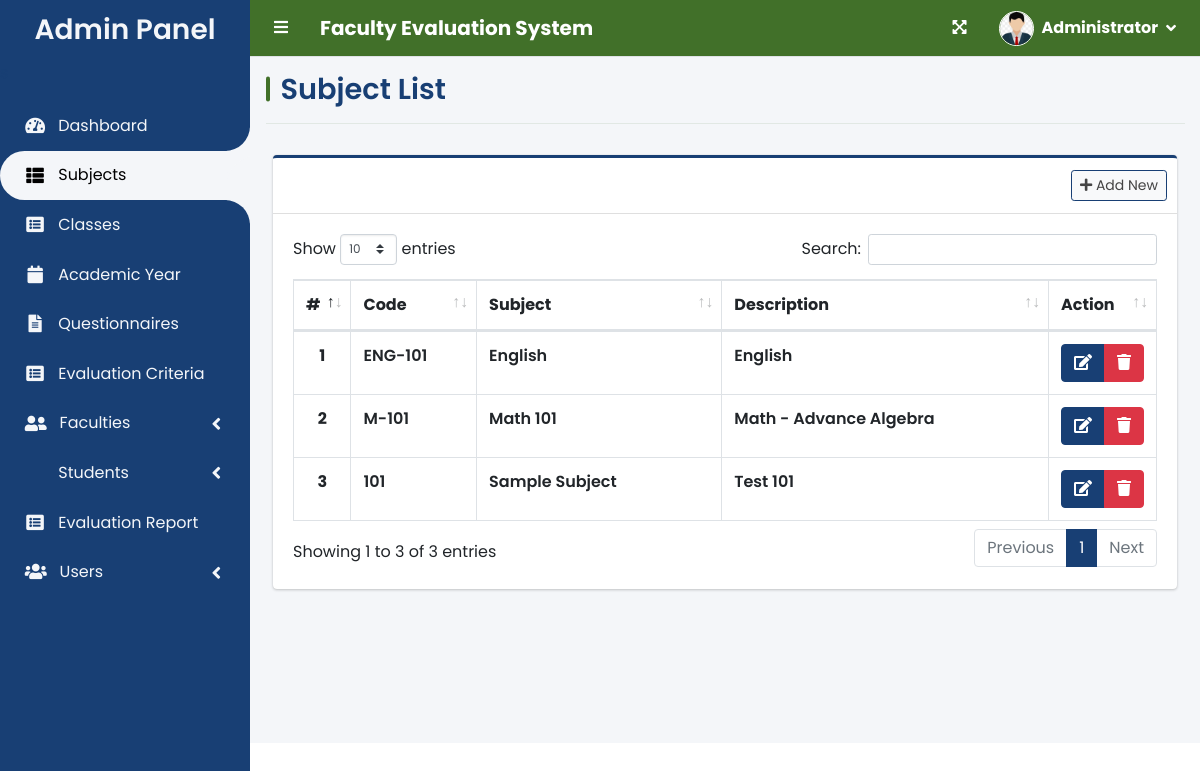
Before: /index.php?page=subject_list (signed in) with the older database file.
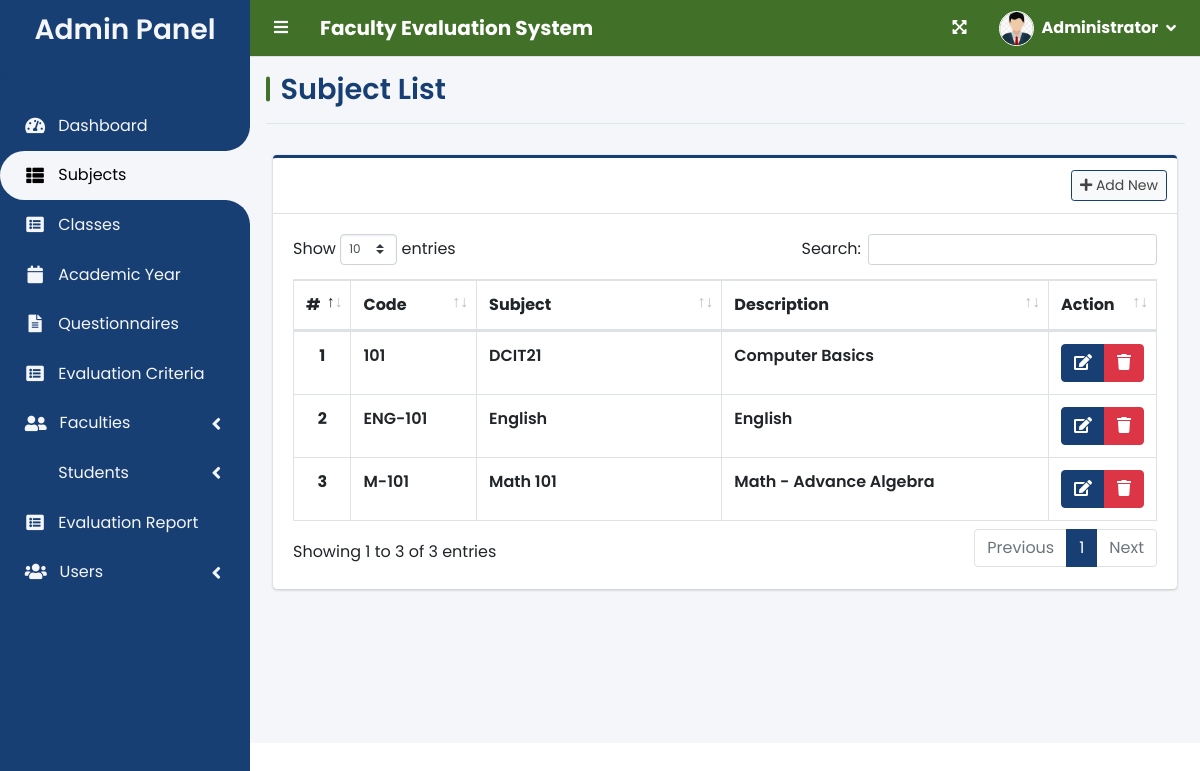
After: the same page with the newer database file.
### tables this page shows
CREATE TABLE `subject_list` (
  `id` int(30) NOT NULL,
  `code` varchar(50) NOT NULL,
  `subject` text NOT NULL,
  `description` text NOT NULL
);

### admin/subject_list.php (the view, shortened to what this page needs)
<?php include'db_connect.php' ?>
<div class="col-lg-12">
	<div class="card card-outline card-primary">
		<div class="card-header">
			<div class="card-tools">
				<a class="btn btn-block btn-sm btn-default border-primary new_subject" href="javascript:void(0)"><i class="fa fa-plus"></i> Add New</a>
			</div>
		</div>
		<div class="card-body">
			<table class="table tab e-hover table-bordered" id="list">
				<colgroup>
					<col width="5%">
					<col width="15%">
					<col width="30%">
					<col width="40%">
					<col width="15%">
				</colgroup>
				<thead>
					<tr>
						<th class="text-center">#</th>
						<th>Code</th>
						<th>Subject</th>
						<th>Description</th>
						<th>Action</th>
					</tr>
				</thead>
				<tbody>
					<?php
					$i = 1;
					$qry = $conn->query("SELECT * FROM subject_list order by subject asc ");
					while($row= $qry->fetch_assoc()):
					?>
					<tr>
						<th class="text-center"><?php echo $i++ ?></th>
						<td><b><?php echo $row['code'] ?></b></td>
						<td><b><?php echo $row['subject'] ?></b></td>
						<td><b><?php echo $row['description'] ?></b></td>
						<td class="text-center">
		                    <div class="btn-group">
		                        <a href="javascript:void(0)" data-id='<?php echo $row['id'] ?>' class="btn btn-primary manage_subject">
		                          <i class="fas fa-edit"></i>
		                        </a>
		                        <button type="button" class="btn btn-danger delete_subject" data-id="<?php echo $row['id'] ?>">
		                          <i class="fas fa-trash"></i>
		                        </button>
	                      </div>
						</td>
					</tr>
				<?php endwhile; ?>
				</tbody>
			</table>
		</div>
	</div>
</div>

Changed rows visible on the page:
changed subject_list: subject "Sample Subject" → "DCIT21"; description "Test 101" → "Computer Basics"; moves up the list
